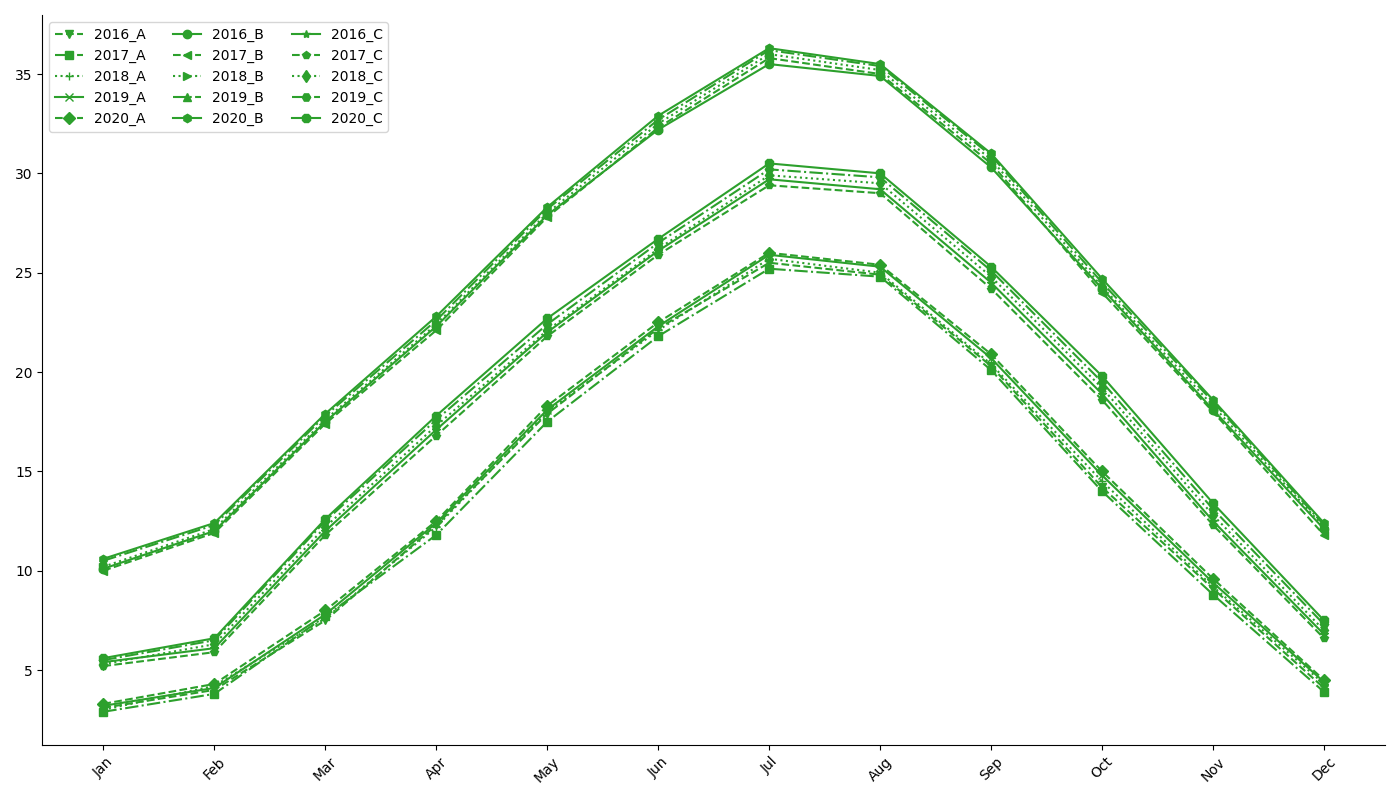

Source code (Python):
import matplotlib.pyplot as plt
import numpy as np

months = np.array(['Jan', 'Feb', 'Mar', 'Apr', 'May', 'Jun', 'Jul', 'Aug', 'Sep', 'Oct', 'Nov', 'Dec'])

city_a_2016 = np.array([3.1, 4.0, 7.5, 12.3, 17.9, 22.2, 25.5, 24.9, 20.3, 14.2, 9.1, 4.1])
city_a_2017 = np.array([2.9, 3.8, 7.7, 11.8, 17.5, 21.8, 25.2, 24.8, 20.1, 14.0, 8.8, 3.9])
city_a_2018 = np.array([3.0, 4.2, 7.6, 12.2, 18.0, 22.1, 25.7, 25.0, 20.4, 14.5, 9.2, 4.3])
city_a_2019 = np.array([3.2, 4.1, 7.8, 12.4, 18.1, 22.3, 25.9, 25.3, 20.7, 14.8, 9.4, 4.4])
city_a_2020 = np.array([3.3, 4.3, 8.0, 12.5, 18.3, 22.5, 26.0, 25.4, 20.9, 15.0, 9.6, 4.5])

city_b_2016 = np.array([10.1, 12.0, 17.5, 22.3, 27.9, 32.2, 35.5, 34.9, 30.3, 24.2, 18.1, 12.1])
city_b_2017 = np.array([10.0, 11.9, 17.4, 22.1, 27.8, 32.3, 35.8, 35.0, 30.5, 24.0, 18.0, 11.8])
city_b_2018 = np.array([10.2, 12.1, 17.6, 22.4, 28.0, 32.5, 36.0, 35.2, 30.7, 24.3, 18.3, 12.2])
city_b_2019 = np.array([10.5, 12.3, 17.8, 22.6, 28.2, 32.7, 36.2, 35.4, 30.9, 24.5, 18.5, 12.3])
city_b_2020 = np.array([10.6, 12.4, 17.9, 22.8, 28.3, 32.9, 36.3, 35.5, 31.0, 24.7, 18.6, 12.4])

city_c_2016 = np.array([5.4, 6.1, 12.0, 17.1, 22.0, 26.1, 29.7, 29.2, 24.5, 18.9, 12.5, 6.8])
city_c_2017 = np.array([5.2, 5.9, 11.8, 16.8, 21.8, 25.9, 29.4, 29.0, 24.2, 18.6, 12.3, 6.6])
city_c_2018 = np.array([5.3, 6.3, 12.2, 17.3, 22.1, 26.2, 29.9, 29.5, 24.8, 19.2, 12.8, 7.0])
city_c_2019 = np.array([5.5, 6.5, 12.5, 17.6, 22.4, 26.5, 30.2, 29.8, 25.1, 19.5, 13.1, 7.3])
city_c_2020 = np.array([5.6, 6.6, 12.6, 17.8, 22.7, 26.7, 30.5, 30.0, 25.3, 19.8, 13.4, 7.5])

plt.figure(figsize=(14, 8))

single_color = '#2ca02c'

plt.plot(months, city_a_2016, marker='v', color=single_color, linestyle='--')
plt.plot(months, city_a_2017, marker='s', color=single_color, linestyle='-.')
plt.plot(months, city_a_2018, marker='+', color=single_color, linestyle=':')
plt.plot(months, city_a_2019, marker='x', color=single_color, linestyle='-')
plt.plot(months, city_a_2020, marker='D', color=single_color, linestyle='--')

plt.plot(months, city_b_2016, marker='o', linestyle='-', color=single_color)
plt.plot(months, city_b_2017, marker='<', linestyle='--', color=single_color)
plt.plot(months, city_b_2018, marker='>', linestyle=':', color=single_color)
plt.plot(months, city_b_2019, marker='^', linestyle='-.', color=single_color)
plt.plot(months, city_b_2020, marker='h', linestyle='-', color=single_color)

plt.plot(months, city_c_2016, marker='*', linestyle='-', color=single_color)
plt.plot(months, city_c_2017, marker='p', linestyle='--', color=single_color)
plt.plot(months, city_c_2018, marker='d', linestyle=':', color=single_color)
plt.plot(months, city_c_2019, marker='H', linestyle='-.', color=single_color)
plt.plot(months, city_c_2020, marker='8', linestyle='-', color=single_color)

plt.xticks(rotation=45)
plt.grid(False)
plt.gca().spines['top'].set_visible(False)
plt.gca().spines['right'].set_visible(False)

plt.tight_layout()
plt.legend(['2016_A', '2017_A', '2018_A', '2019_A', '2020_A', 
            '2016_B', '2017_B', '2018_B', '2019_B', '2020_B',
            '2016_C', '2017_C', '2018_C', '2019_C', '2020_C'], loc='upper left', ncol=3)

plt.show()
